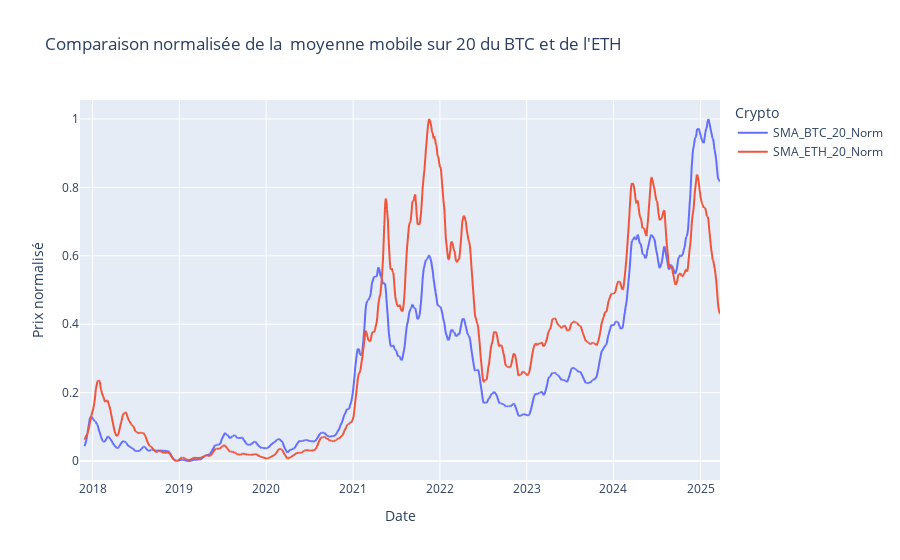

The notebook cell this image was saved under:
### Code cell
scaler = MinMaxScaler()
data[["SMA_BTC_20_Norm", "SMA_ETH_20_Norm"]] = scaler.fit_transform(data[["SMA_BTC_20", "SMA_ETH_20"]])

# Visualisation avec Plotly
fig_norm_20 = px.line(data, x=data.index, y=["SMA_BTC_20_Norm", "SMA_ETH_20_Norm"],
              labels={"value": "Prix normalisé", "variable": "Crypto"},
              title="Comparaison normalisée de la  moyenne mobile sur 20 du BTC et de l'ETH")

# Affichage du graphique
fig_norm_20.show()

### Figure 1 — Plotly figure (JSON) as saved in the notebook; plotly's stock layout.template omitted (floating-point values rounded to 4 significant figures; data arrays with more than 128 entries replaced by an {"elided": "..."} marker saying what was removed)
{"data": [{"hovertemplate": "Crypto=SMA_BTC_20_Norm<br>Date=%{x}<br>Prix normalisé=%{y}<extra></extra>", "legendgroup": "SMA_BTC_20_Norm", "line": {"color": "#636efa", "dash": "solid"}, "marker": {"symbol": "circle"}, "mode": "lines", "name": "SMA_BTC_20_Norm", "showlegend": true, "type": "scattergl", "x": {"elided": "2692 str values"}, "xaxis": "x", "y": {"elided": "2692 float values"}, "yaxis": "y"}, {"hovertemplate": "Crypto=SMA_ETH_20_Norm<br>Date=%{x}<br>Prix normalisé=%{y}<extra></extra>", "legendgroup": "SMA_ETH_20_Norm", "line": {"color": "#EF553B", "dash": "solid"}, "marker": {"symbol": "circle"}, "mode": "lines", "name": "SMA_ETH_20_Norm", "showlegend": true, "type": "scattergl", "x": {"elided": "2692 str values"}, "xaxis": "x", "y": {"elided": "2692 float values"}, "yaxis": "y"}], "layout": {"legend": {"title": {"text": "Crypto"}, "tracegroupgap": 0}, "title": {"text": "Comparaison normalisée de la  moyenne mobile sur 20 du BTC et de l'ETH"}, "xaxis": {"anchor": "y", "domain": [0, 1], "title": {"text": "Date"}}, "yaxis": {"anchor": "x", "domain": [0, 1], "title": {"text": "Prix normalisé"}}}}
